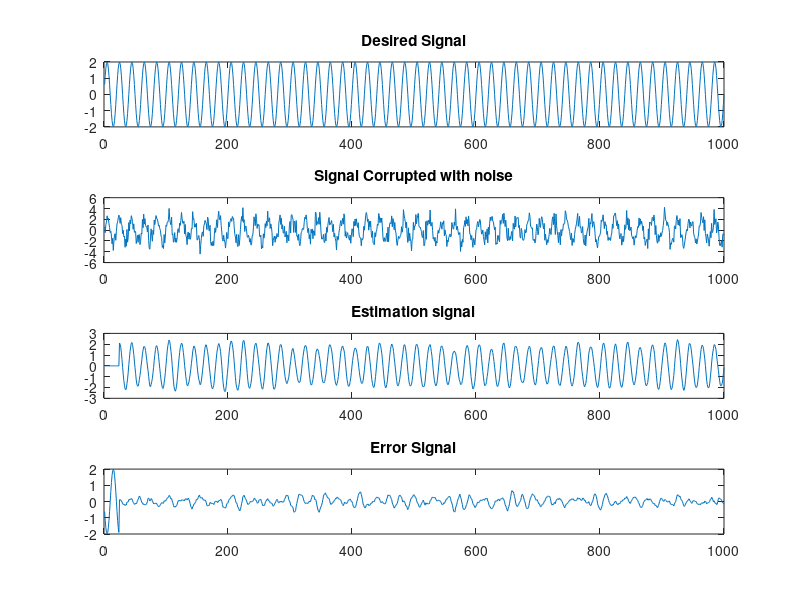

MATLAB code for this plot:
clc; 
clear; 
close all;

% 1. Desired Signal=
t = 0.001:0.001:1;                % Time vector
D = 2*sin(2*pi*50*t);             % Desired clean signal


% 2. Noisy Signal

n = numel(D);
noise = D(1:n) + 0.9* randn(1,n);       % corrupted signal
A = noise;                        % reference input signal

% 3. LMS Parameters

M = 25;                            % filter length
w = zeros(1,M);
wi = zeros(1,M); 
E=[];
mu = 0.0005;                      % step size

% 4. LMS Algorithm
for i=M:n
    E(i)=D(i)-wi*A(i:-1:i-M+1)';
    wi = wi + 2*mu*E(i)*A(i:-1:i-M+1);
end
Est = zeros(n,1);                % estimated output
for i = M:n
    
    % input vector (flip window)
    j = A(i:-1:i-M+1);  
    
    % filter output
    Est(i) = ((wi)*(j)');
       
end
  Err=Est'-D;


% 5. Plot Signals


subplot(4,1,1),plot(D);
title('Desired Signal');

subplot(4,1,2),plot(A);
title('Signal Corrupted with noise');

subplot(4,1,3),plot(Est);
title('Estimation signal');

subplot(4,1,4),plot(Err);
title('Error Signal');
